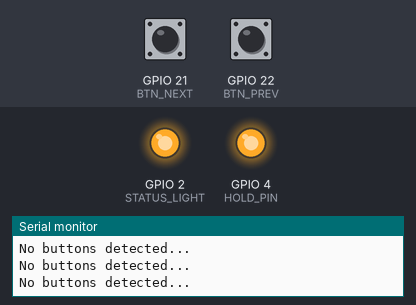
The sketch below on a simulated ESP32. On the bench: output pins drawn as LEDs (lit = HIGH), the last lines printed to the serial monitor. Dashed ring = blinking. Inputs (shaded band) come from the test bench; at power-on: GPIO 21 (BTN_NEXT) LOW, GPIO 22 (BTN_PREV) LOW. USB keyboard and mouse output is not drawn.

Above: at 1.2 s.
1.3 s: GPIO 21 (BTN_NEXT) pulled HIGH for 1 s
At 1.4 s:
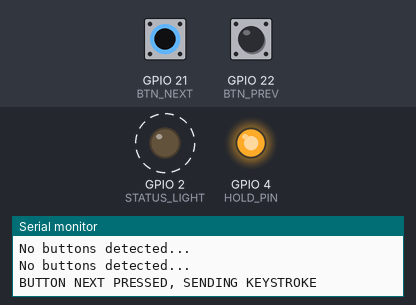
4.3 s: GPIO 22 (BTN_PREV) pulled HIGH for 3.2 s
At 8.0 s:
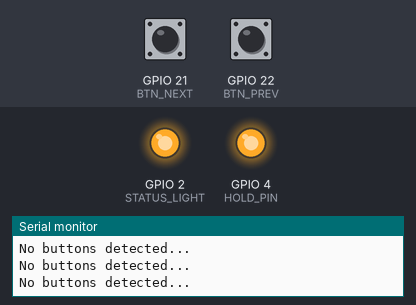
9.0 s: GPIO 21 (BTN_NEXT) pulled HIGH for 3.2 s
At 9.15 s:
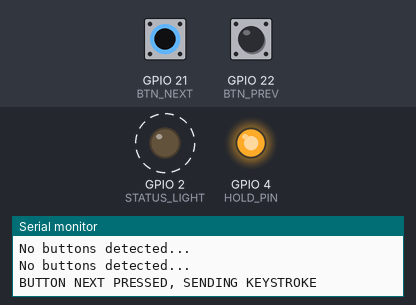
Timing chart, 0 to 13.8 s (numbered marks = the images above; inputs shaded):
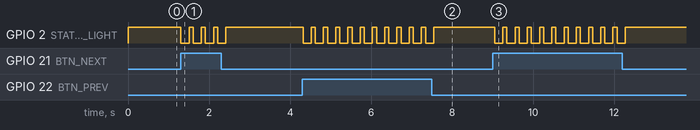

Measured:
- after the input at 1.3 s, GPIO 2 (STATUS_LIGHT): alternates HIGH for 0.10 s and LOW for 0.20 s, 8 changes in all, then stays HIGH, starting at once
- after the input at 4.3 s, GPIO 2 (STATUS_LIGHT): alternates HIGH for 0.10 s and LOW for 0.20 s, 22 changes in all, then stays HIGH, starting at once
- after the input at 9.0 s, GPIO 2 (STATUS_LIGHT): alternates HIGH for 0.10 s and LOW for 0.20 s, 22 changes in all, then stays HIGH, starting after 0.05 s

The sketch:

main.ino
```cpp
#include <BleKeyboard.h>

BleKeyboard bleKeyboard("PageTurner", "Benjamin", 100);

const int BTN_NEXT = 21;
const int BTN_PREV = 22;
const int STATUS_LIGHT = 2;
const int HOLD_PIN = 4;

const int KEEPALIVE = 3000;
unsigned long lastActivity = 0;

void setup() {
  Serial.begin(115200);
  pinMode(HOLD_PIN, OUTPUT);
  digitalWrite(HOLD_PIN, HIGH);
  Serial.println("Hold pin HIGH");

  pinMode(BTN_NEXT, INPUT_PULLDOWN);
  pinMode(BTN_PREV, INPUT_PULLDOWN);
  Serial.println("Buttons initialized to INPUT");
  bleKeyboard.begin();
  Serial.println("Keyboard started");
  pinMode(STATUS_LIGHT, OUTPUT);
  digitalWrite(STATUS_LIGHT, HIGH);
  Serial.println("Status: ON");
}

void loop() {
  if (!bleKeyboard.isConnected())
  {
    Serial.println("Not connected!! Delay and return...");
    digitalWrite(STATUS_LIGHT, LOW);
    delay(100);
    digitalWrite(STATUS_LIGHT, HIGH);
    delay(100);
    digitalWrite(STATUS_LIGHT, LOW);
    delay(100);
    digitalWrite(STATUS_LIGHT, HIGH);
    delay(2000);
    return;
  }
  else
  {
    bool pressed = false;

    if (digitalRead(BTN_NEXT) == HIGH) {
      Serial.println("BUTTON NEXT PRESSED, SENDING KEYSTROKE");
      bleKeyboard.write(KEY_RIGHT_ARROW);
      digitalWrite(STATUS_LIGHT, LOW);
      pressed = true;
      delay(200);
      digitalWrite(STATUS_LIGHT, HIGH);
    }
    else if (digitalRead(BTN_PREV) == HIGH) {
      Serial.println("BUTTON PREV PRESSED, SENDING KEYSTROKE");
      bleKeyboard.write(KEY_LEFT_ARROW);
      digitalWrite(STATUS_LIGHT, LOW);
      pressed = true;
      delay(200);
      digitalWrite(STATUS_LIGHT, HIGH);
    }

    else {
      Serial.println("No buttons detected...");
    }

    if (pressed)
    {
      lastActivity = millis();
    }

    if (millis() - lastActivity > KEEPALIVE) {
      bleKeyboard.releaseAll();
      lastActivity = millis();
      Serial.println("Keepalive sent");
    }
  }
  delay(100);

}
```
